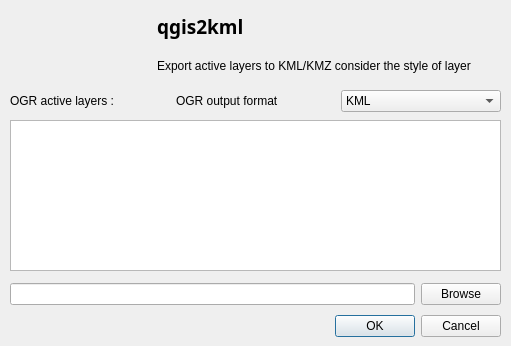
<?xml version="1.0" encoding="UTF-8"?>
<ui version="4.0">
 <class>ogr2kml</class>
 <widget class="QDialog" name="ogr2kml">
  <property name="geometry">
   <rect>
    <x>0</x>
    <y>0</y>
    <width>511</width>
    <height>346</height>
   </rect>
  </property>
  <property name="windowTitle">
   <string>Dialog</string>
  </property>
  <widget class="QDialogButtonBox" name="buttonBox">
   <property name="geometry">
    <rect>
     <x>160</x>
     <y>310</y>
     <width>341</width>
     <height>32</height>
    </rect>
   </property>
   <property name="orientation">
    <enum>Qt::Horizontal</enum>
   </property>
   <property name="standardButtons">
    <set>QDialogButtonBox::Cancel|QDialogButtonBox::Ok</set>
   </property>
  </widget>
  <widget class="QWidget" name="layoutWidget">
   <property name="geometry">
    <rect>
     <x>10</x>
     <y>280</y>
     <width>491</width>
     <height>28</height>
    </rect>
   </property>
   <layout class="QHBoxLayout" name="horizontalLayout_3">
    <item>
     <widget class="QLineEdit" name="kmldirpath"/>
    </item>
    <item>
     <widget class="QPushButton" name="browseButton">
      <property name="text">
       <string>Browse</string>
      </property>
     </widget>
    </item>
   </layout>
  </widget>
  <widget class="QWidget" name="layoutWidget_2">
   <property name="geometry">
    <rect>
     <x>10</x>
     <y>90</y>
     <width>491</width>
     <height>22</height>
    </rect>
   </property>
   <layout class="QHBoxLayout" name="horizontalLayout_10">
    <item>
     <widget class="QLabel" name="label_3">
      <property name="text">
       <string>OGR active layers :</string>
      </property>
     </widget>
    </item>
    <item>
     <widget class="QLabel" name="label_29">
      <property name="layoutDirection">
       <enum>Qt::RightToLeft</enum>
      </property>
      <property name="text">
       <string>OGR output format</string>
      </property>
     </widget>
    </item>
    <item>
     <widget class="QComboBox" name="outputFormCombo">
      <item>
       <property name="text">
        <string>KML</string>
       </property>
      </item>
      <item>
       <property name="text">
        <string>KMZ</string>
       </property>
      </item>
     </widget>
    </item>
   </layout>
  </widget>
  <widget class="QWidget" name="layoutWidget_3">
   <property name="geometry">
    <rect>
     <x>0</x>
     <y>10</y>
     <width>471</width>
     <height>72</height>
    </rect>
   </property>
   <layout class="QHBoxLayout" name="horizontalLayout">
    <item>
     <widget class="QLabel" name="label_2">
      <property name="text">
       <string/>
      </property>
      <property name="pixmap">
       <pixmap resource="resources.qrc">:/plugins/ogr2kml/icon.png</pixmap>
      </property>
      <property name="scaledContents">
       <bool>false</bool>
      </property>
      <property name="alignment">
       <set>Qt::AlignCenter</set>
      </property>
     </widget>
    </item>
    <item>
     <layout class="QVBoxLayout" name="verticalLayout">
      <item>
       <widget class="QLabel" name="label">
        <property name="font">
         <font>
          <family>Trebuchet MS</family>
          <pointsize>14</pointsize>
          <weight>75</weight>
          <bold>true</bold>
         </font>
        </property>
        <property name="frameShape">
         <enum>QFrame::NoFrame</enum>
        </property>
        <property name="text">
         <string>&lt;!DOCTYPE HTML PUBLIC &quot;-//W3C//DTD HTML 4.0//EN&quot; &quot;http://www.w3.org/TR/REC-html40/strict.dtd&quot;&gt;
&lt;html&gt;&lt;head&gt;&lt;meta name=&quot;qrichtext&quot; content=&quot;1&quot; /&gt;&lt;style type=&quot;text/css&quot;&gt;
p, li { white-space: pre-wrap; }
&lt;/style&gt;&lt;/head&gt;&lt;body style=&quot; font-family:'Trebuchet MS'; font-size:14pt; font-weight:600; font-style:normal;&quot;&gt;
&lt;p style=&quot; margin-top:0px; margin-bottom:0px; margin-left:0px; margin-right:0px; -qt-block-indent:0; text-indent:0px;&quot;&gt;qgis2kml&lt;/p&gt;&lt;/body&gt;&lt;/html&gt;</string>
        </property>
       </widget>
      </item>
      <item>
       <widget class="QLabel" name="label_5">
        <property name="frameShape">
         <enum>QFrame::NoFrame</enum>
        </property>
        <property name="text">
         <string>Export active layers to KML/KMZ consider the style of layer</string>
        </property>
       </widget>
      </item>
     </layout>
    </item>
   </layout>
  </widget>
  <widget class="QTableWidget" name="tablelayers">
   <property name="geometry">
    <rect>
     <x>10</x>
     <y>120</y>
     <width>491</width>
     <height>151</height>
    </rect>
   </property>
   <property name="verticalScrollBarPolicy">
    <enum>Qt::ScrollBarAsNeeded</enum>
   </property>
   <property name="horizontalScrollBarPolicy">
    <enum>Qt::ScrollBarAsNeeded</enum>
   </property>
   <property name="verticalScrollMode">
    <enum>QAbstractItemView::ScrollPerItem</enum>
   </property>
   <attribute name="verticalHeaderVisible">
    <bool>false</bool>
   </attribute>
  </widget>
 </widget>
 <resources>
  <include location="resources.qrc"/>
 </resources>
 <connections>
  <connection>
   <sender>buttonBox</sender>
   <signal>accepted()</signal>
   <receiver>ogr2kml</receiver>
   <slot>accept()</slot>
   <hints>
    <hint type="sourcelabel">
     <x>248</x>
     <y>254</y>
    </hint>
    <hint type="destinationlabel">
     <x>157</x>
     <y>274</y>
    </hint>
   </hints>
  </connection>
  <connection>
   <sender>buttonBox</sender>
   <signal>rejected()</signal>
   <receiver>ogr2kml</receiver>
   <slot>reject()</slot>
   <hints>
    <hint type="sourcelabel">
     <x>316</x>
     <y>260</y>
    </hint>
    <hint type="destinationlabel">
     <x>286</x>
     <y>274</y>
    </hint>
   </hints>
  </connection>
 </connections>
</ui>
